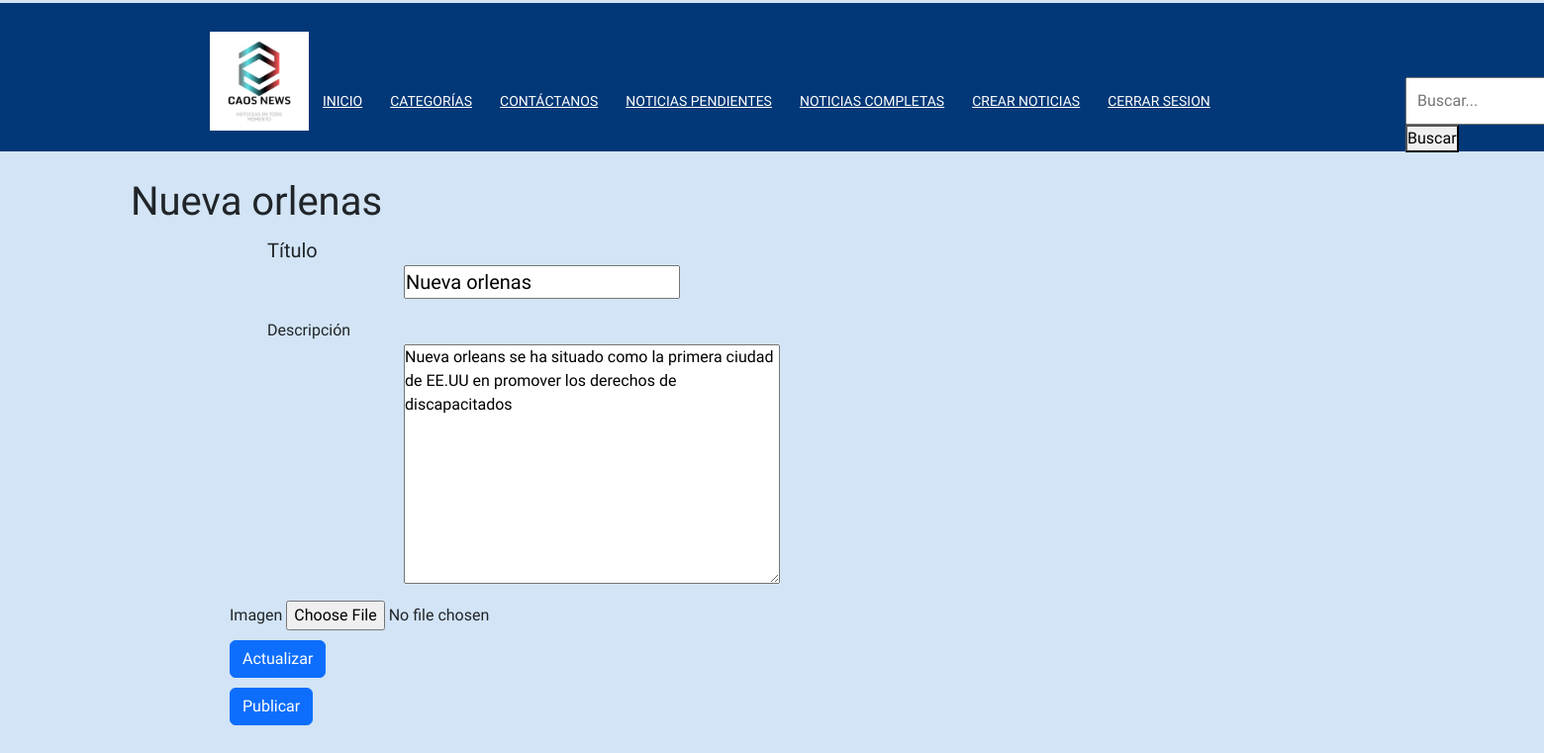
Page /usuarios/tasks/6/ (signed in) on the committed database.
### usuarios/models.py (models this page shows, shortened)
class Task(models.Model):
    title = models.CharField(max_length=100, verbose_name=_("Título"))
    description = models.TextField(blank=True, verbose_name=_("Descripción"))
    imagen = models.ImageField(upload_to='img/', null=True, blank=True, verbose_name=_("Imagen"))
    created = models.DateTimeField(auto_now_add=True, verbose_name=_("Creado"))
    datecompleted = models.DateTimeField(null=True, blank=True, verbose_name=_("Fecha completado"))
    important = models.BooleanField(default=False, verbose_name=_("Importante"))
    user = models.ForeignKey(User, on_delete=models.CASCADE)
    class Meta:
        verbose_name = _("Tarea")
        verbose_name_plural = _("Tareas")

### usuarios/views.py (the view, shortened to what this page needs)
# urls.py: path('tasks/<int:task_id>/', views.task_detail, name="task_detail"),
@login_required
def task_detail(request, task_id):
    if request.method == 'GET':
        task = get_object_or_404(Task, pk=task_id, user=request.user)
        form = TaskForm(instance=task)
        return render(request, 'usuarios/task_detail.html',{'task': task, 'form': form})

### usuarios/forms.py
class TaskForm(ModelForm):
    class Meta:
        model = Task
        fields = ['title', 'description', 'imagen', 'important']

### usuarios/templates/usuarios/task_detail.html (shortened to what this page needs)
{% extends 'usuarios/base.html' %}
{% load static %}
{% block content %}
<link rel="stylesheet" href="{% static 'css/crud.css' %}">
<div class="container" style="margin-top: 170px;">
    <h1>{{task.title}}</h1>
    <form method="POST" class="crud-form" style="margin-left: auto;margin-top: 10px;" enctype="multipart/form-data">
        <div class="form-group" style="margin-left: 138px; font-size: 20px;">
            {{form.title.label}}
            <div style="margin-left: 138px; font-size: 20px;" >
            {{form.title}}
            </div>
        </div>
        <div class="form-group" style="margin-left: 138px;margin-top: 20px;">
            {{form.description.label}}
            <div style="margin-left: 138px; margin-top: 2px;">
            {{form.description}}
        </div>
        </div>
        <div class="form-group" style="margin-left: 100px;margin-top: 10px;">
            {{form.imagen.label}}
            {{form.imagen}}
        </div>
        <button class="btn btn-primary" type="submit" style="margin-left: 100px;margin-top: 10px;">
            Actualizar
        </button>
    </form>
    <form action="{% url 'complete_task' task.id %}" method="POST" class="crud-form" style="margin-left: auto;">
        <button class="btn btn-primary" type="submit" style="margin-left: 100px; margin-top: 10px;">
            Publicar
        </button>
    </form>
</div>
{% endblock %}

### static/css/estilos.css (style rules this page uses)
* { margin: 0; padding: 0; box-sizing: border-box; font-family: 'Source Sans Pro', sans-serif; text-decoration: none; }
body { background-color: rgb(72, 180, 252); padding-top: 10px; }
body { background-color: rgb(210, 228, 245); overflow-x: hidden; }

### static/css/crud.css (style rules this page uses)
.form-group { margin-left: 100px; margin-top: 10px; }

### static/css/body.css (style rules this page uses)
body { background-color: rgb(210, 228, 245); }

### rows in the picture
Task: title "Nueva orlenas", description "Nueva orleans se ha situado como la primera ciudad de EE.UU en promover los derechos de discapacitados"
